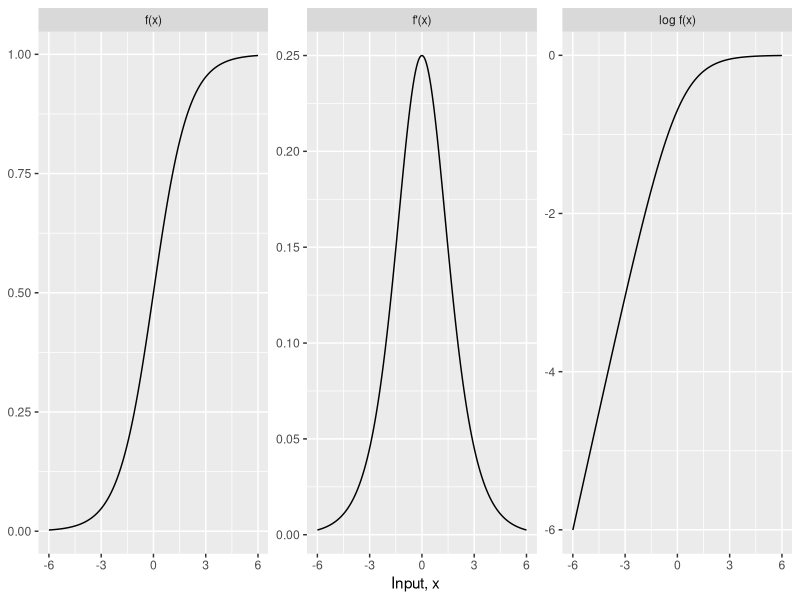

R code for this plot:
## ---- chunk 1
#| label: function-profile-logistic
#| code-fold: false
f <- plogis
x <- c(-2, -0.5, 0, 1, 3)

f_expr <- quote(1 / (1 + exp(-x)))
f_prime <- eval(D(f_expr, "x"), list(x = x))
f_second <- eval(D(D(f_expr, "x"), "x"), list(x = x))

checks <- c(
  derivative = max(abs(f_prime - f(x) * (1 - f(x)))),
  second_derivative = max(abs(f_second - f(x) * (1 - f(x)) * (1 - 2 * f(x)))),
  log_derivative = max(abs(f_prime / f(x) - (1 - f(x)))),
  inverse = max(abs(qlogis(f(x)) - x)),
  complement = max(abs(1 - f(x) - f(-x))),
  reciprocal = max(abs(1 / f(x) - (1 + exp(-x)))),
  antiderivative = abs(
    integrate(f, 0, 1)$value - (log(1 + exp(1)) - log(2))
  )
)
signif(checks, 3)
stopifnot(all(checks < 1e-14))

key_values <- c(f(0), f(1), f(10), f(-10))
## ---- chunk 2
#| label: fig-function-profile-logistic
#| fig-cap: >-
#|   The logistic function, its derivative and its logarithm
#| fig-alt: >-
#|   Three panels over x from -6 to 6.
#|   The first, the logistic function, rises in an S shape from near 0 to near 1
#|   and passes through 0.5 at x = 0.
#|   The second, its derivative, is a bell-shaped bump
#|   with maximum 0.25 at x = 0 and tails near 0.
#|   The third, the logarithm of the logistic function,
#|   increases from a steep line of slope 1 on the left
#|   and flattens toward 0 on the right.
grid <- seq(-6, 6, length.out = 241)
panels <- data.frame(
  x = rep(grid, 3),
  panel = factor(
    rep(c("f(x)", "f'(x)", "log f(x)"), each = length(grid)),
    levels = c("f(x)", "f'(x)", "log f(x)")
  ),
  value = c(f(grid), f(grid) * (1 - f(grid)), log(f(grid)))
)
ggplot2::ggplot(panels) +
  ggplot2::aes(x = x, y = value) +
  ggplot2::geom_line() +
  ggplot2::facet_wrap(~panel, scales = "free_y") +
  ggplot2::labs(x = "Input, x", y = NULL)
